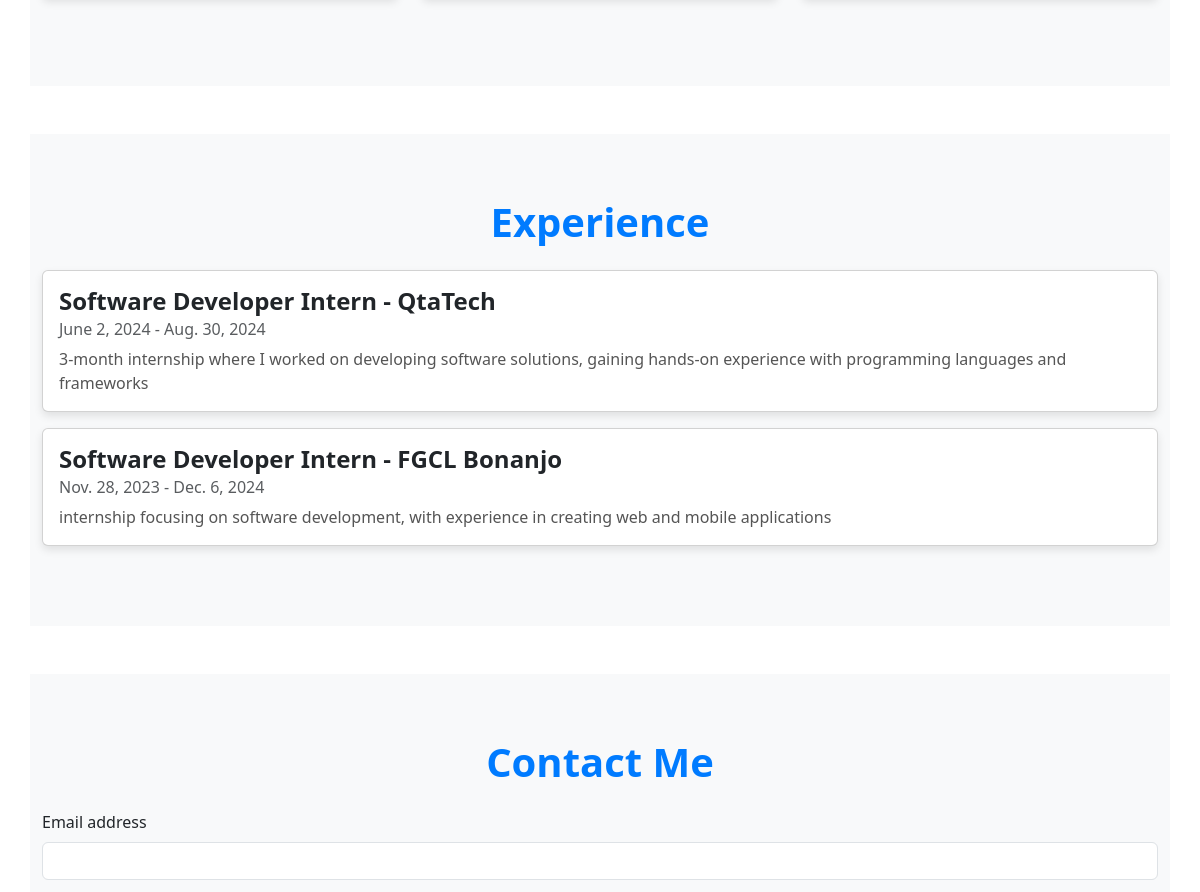
Before: / (middle part) with the older database file.
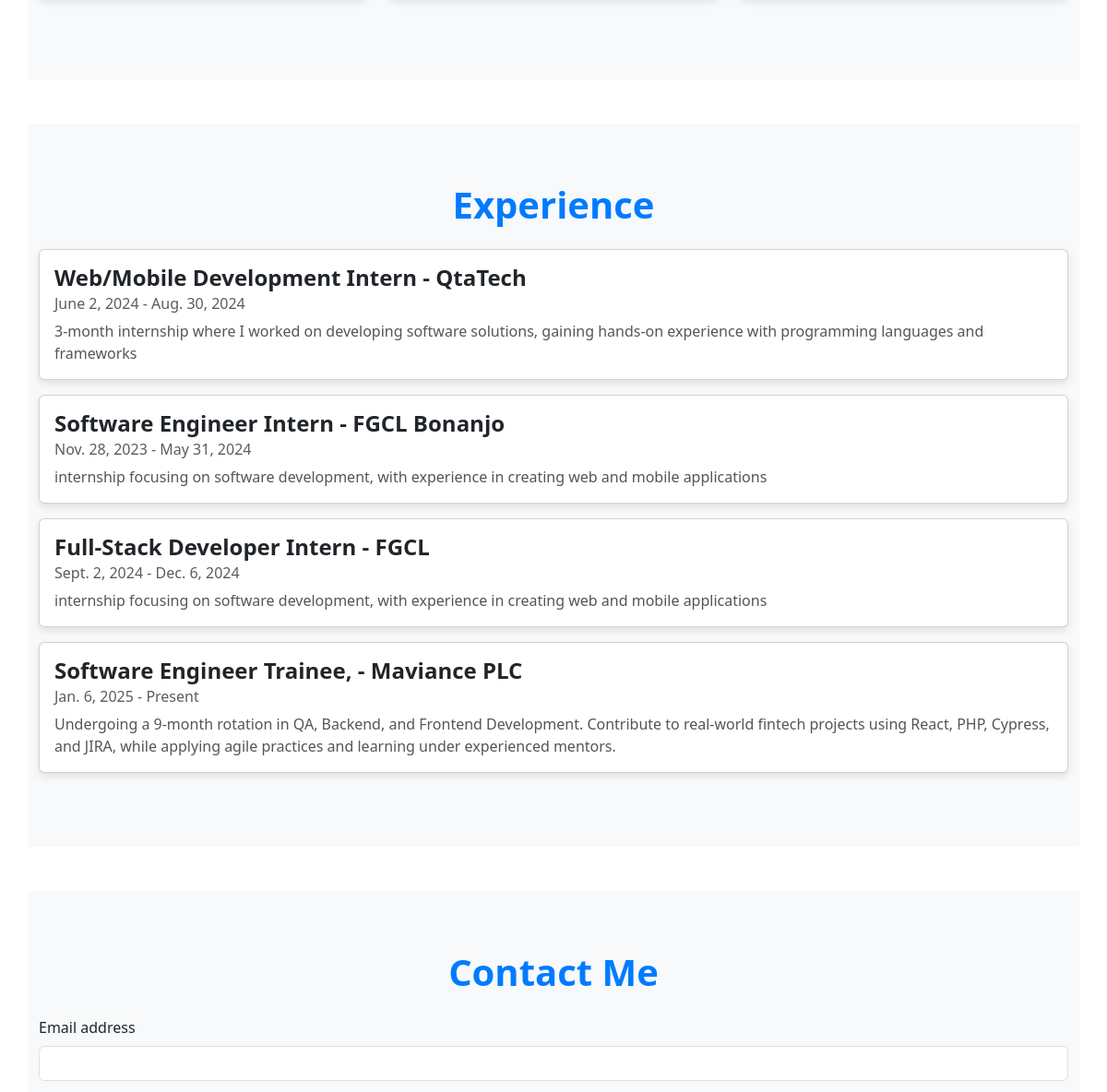
After: the same page with the newer database file.
### portfolio/models.py (models this page shows)
class Experience(models.Model):
    role = models.CharField(max_length=100)
    company = models.CharField(max_length=100)
    start_date = models.DateField()
    end_date = models.DateField(null=True, blank=True)
    description = models.TextField()

### portfolio/views.py (the view)
# urls.py: path('', portfolio_view, name='portfolio'),
def portfolio_view(request):
    projects = Project.objects.all()
    skills = Skill.objects.all()
    experiences = Experience.objects.all()
    return render(request, 'portfolio/portfolio.html', {
        "year":2024,
        "name": "daryldev",
        'projects': projects,
        'skills': skills,
        'experiences': experiences,
        "is_pwa": True,
    })

### portfolio/templates/portfolio/portfolio.html (shortened to what this page needs)
{% load static %}
{% load pwa %}
<!DOCTYPE html>
<html lang="en">
<head>
    <link rel="stylesheet" href="{% static 'css/styles.css' %}">
    <link href="https://cdn.jsdelivr.net/npm/bootstrap@5.3.0/dist/css/bootstrap.min.css" rel="stylesheet">
    <link rel="stylesheet" href="https://cdnjs.cloudflare.com/ajax/libs/font-awesome/6.0.0-beta3/css/all.min.css">
</head>
<body>
    <section id="projects" class="container my-5 section">
        <div class="row">
        </div>
    </section>
    <section id="experience" class="container my-5 section">
        <h2 class="text-center mb-4 section-title">Experience</h2>
        {% for experience in experiences %}
        <div class="card mb-3">
            <div class="card-body">
                <h5 class="card-title">{{ experience.role }} - {{ experience.company }}</h5>
                <h6 class="card-subtitle mb-2 text-muted">{{ experience.start_date }} - {{ experience.end_date|default:"Present" }}</h6>
                <p class="card-text">{{ experience.description }}</p>
            </div>
        </div>
        {% endfor %}
    </section>
    <section id="contact" class="container my-5 section">
        <h2 class="text-center mb-4 section-title">Contact Me</h2>
        <form id="contactForm" method="post">
            <div class="mb-3">
                <label for="email" class="form-label">Email address</label>
                <input type="email" class="form-control" id="email" name="email" required>
            </div>
        </form>
    </section>
</body>
</html>

### portfolio/static/css/styles.css (style rules this page uses)
body { font-family: 'Roboto', sans-serif; background-color: #f4f4f9; color: #333; line-height: 1.6; }
.section-title { font-size: 2.5rem; font-weight: bold; margin-bottom: 2rem; color: #007bff; text-align: center; }
.section { padding: 4rem 0; background-color: #f8f9fa; }
.card { border: none; border-radius: 0.75rem; box-shadow: 0 4px 8px rgba(0, 0, 0, 0.1); transition: transform 0.3s ease, box-shadow 0.3s ease; }
.card-title { font-size: 1.5rem; font-weight: bold; color: #007bff; }
.card-text { font-size: 1rem; color: #555; }

Changed rows visible on the page:
changed Experience "QtaTech": role "Software Developer Intern" → "Web/Mobile Development Intern"
changed Experience "FGCL Bonanjo": role "Software Developer Intern" → "Software Engineer Intern"; end_date "Dec. 6, 2024" → "May 31, 2024"
added Experience: role "Full-Stack Developer Intern", company "FGCL", start_date "Sept. 2, 2024", end_date "Dec. 6, 2024", description "internship focusing on software development, with experience in creating web and mobile applications"
added Experience: role "Software Engineer Trainee,", company "Maviance PLC", start_date "Jan. 6, 2025", end_date "Present", description "Undergoing a 9-month rotation in QA, Backend, and Frontend Development. Contribute to real-world fintech projects using React, PHP, Cypress, and JIRA, while applying agile practices and learning under experienced mentors."
